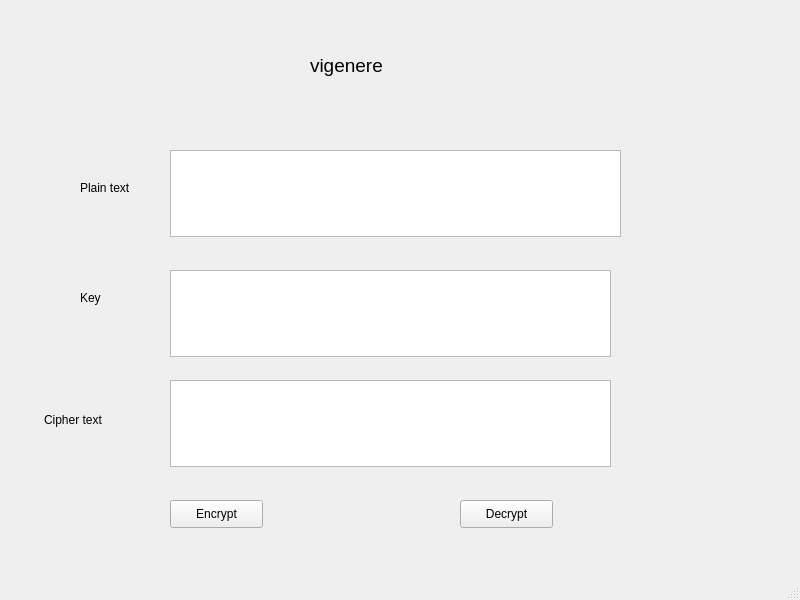
<?xml version="1.0" encoding="UTF-8"?>
<ui version="4.0">
 <class>MainWindow</class>
 <widget class="QMainWindow" name="MainWindow">
  <property name="geometry">
   <rect>
    <x>0</x>
    <y>0</y>
    <width>800</width>
    <height>600</height>
   </rect>
  </property>
  <property name="windowTitle">
   <string>MainWindow</string>
  </property>
  <widget class="QWidget" name="centralwidget">
   <widget class="QLabel" name="label">
    <property name="geometry">
     <rect>
      <x>310</x>
      <y>40</y>
      <width>111</width>
      <height>51</height>
     </rect>
    </property>
    <property name="font">
     <font>
      <pointsize>14</pointsize>
     </font>
    </property>
    <property name="text">
     <string>vigenere</string>
    </property>
   </widget>
   <widget class="QLabel" name="label_2">
    <property name="geometry">
     <rect>
      <x>80</x>
      <y>180</y>
      <width>55</width>
      <height>16</height>
     </rect>
    </property>
    <property name="text">
     <string>Plain text</string>
    </property>
   </widget>
   <widget class="QLabel" name="label_3">
    <property name="geometry">
     <rect>
      <x>80</x>
      <y>290</y>
      <width>71</width>
      <height>16</height>
     </rect>
    </property>
    <property name="text">
     <string>Key</string>
    </property>
   </widget>
   <widget class="QPlainTextEdit" name="txt_plaintext">
    <property name="geometry">
     <rect>
      <x>170</x>
      <y>150</y>
      <width>451</width>
      <height>87</height>
     </rect>
    </property>
   </widget>
   <widget class="QPlainTextEdit" name="txt_key">
    <property name="geometry">
     <rect>
      <x>170</x>
      <y>270</y>
      <width>441</width>
      <height>87</height>
     </rect>
    </property>
   </widget>
   <widget class="QPushButton" name="btn_encrypt">
    <property name="geometry">
     <rect>
      <x>170</x>
      <y>500</y>
      <width>93</width>
      <height>28</height>
     </rect>
    </property>
    <property name="text">
     <string>Encrypt</string>
    </property>
   </widget>
   <widget class="QPushButton" name="btn_decrypt">
    <property name="geometry">
     <rect>
      <x>460</x>
      <y>500</y>
      <width>93</width>
      <height>28</height>
     </rect>
    </property>
    <property name="text">
     <string>Decrypt</string>
    </property>
   </widget>
   <widget class="QLabel" name="label_4">
    <property name="geometry">
     <rect>
      <x>44</x>
      <y>410</y>
      <width>91</width>
      <height>20</height>
     </rect>
    </property>
    <property name="text">
     <string>Cipher text</string>
    </property>
   </widget>
   <widget class="QPlainTextEdit" name="txt_ciphertext">
    <property name="geometry">
     <rect>
      <x>170</x>
      <y>380</y>
      <width>441</width>
      <height>87</height>
     </rect>
    </property>
   </widget>
  </widget>
  <widget class="QMenuBar" name="menubar">
   <property name="geometry">
    <rect>
     <x>0</x>
     <y>0</y>
     <width>800</width>
     <height>26</height>
    </rect>
   </property>
  </widget>
  <widget class="QStatusBar" name="statusbar"/>
 </widget>
 <resources/>
 <connections/>
</ui>
